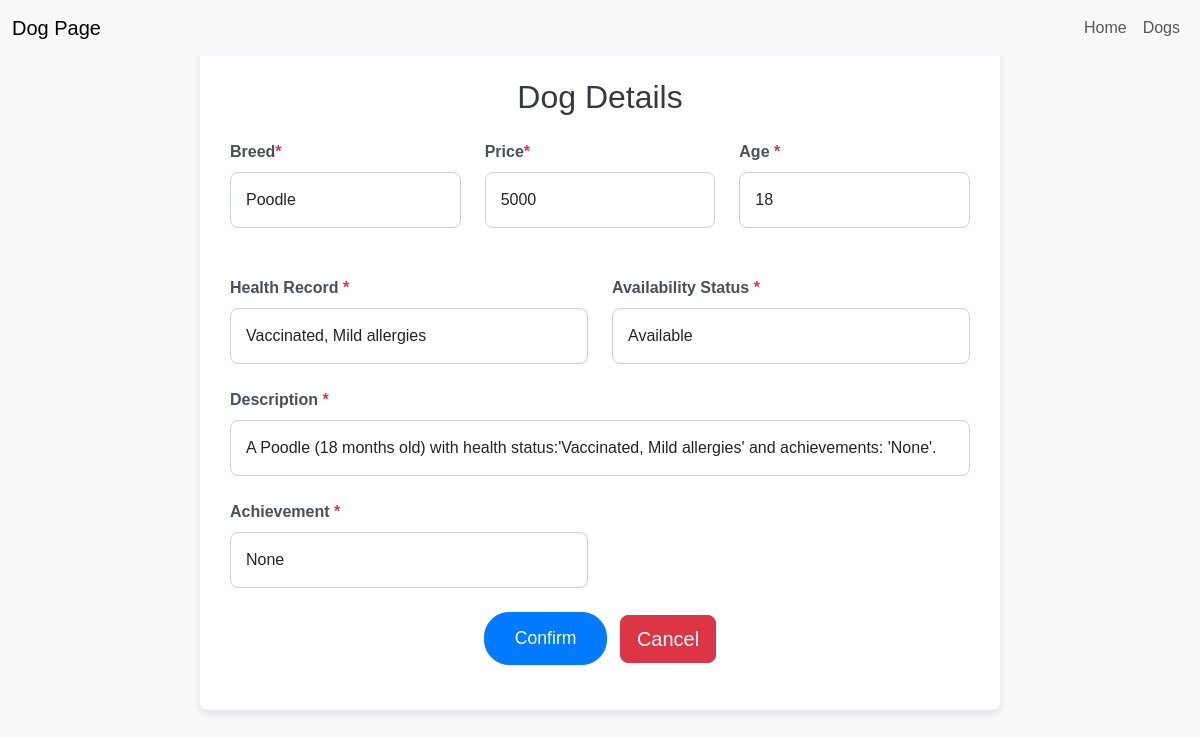
The app's page /edit_dog/2 with its own data.
### app.py (models this page shows)
class Pet(db.Model):
    __tablename__ = 'pet'
    pet_id = db.Column(db.Integer, primary_key=True)
    breed = db.Column(db.String(50), nullable=False)
    age_months = db.Column(db.Integer, nullable=False)
    health_records = db.Column(db.String(200))
    price = db.Column(db.Numeric, nullable=False)
    availability_status = db.Column(db.String(20))
    achivement = db.Column(db.String(200))
    image = db.Column(db.String(255))
    description = db.Column(db.String(200))

### app.py (the view, shortened to what this page needs)
@app.route('/edit_dog/<int:pet_id>', methods=['POST', 'GET'])
def edit_dog(pet_id):
    pet = db.session.query(Pet).filter_by(pet_id=pet_id).first()
    if not pet:
        flash("Pet not found", "error")
        return redirect(url_for('admin'))
    return render_template('edit_dog.html',pet=pet)

### app.py (called while the page is built)
@app.before_request
def ensure_fresh_session():
    if not session.get('initialized'):
        session.clear()
        session['initialized'] = True

### templates/edit_dog.html (shortened to what this page needs)
<!DOCTYPE html>
<html lang="en">
<head>
  <link href="https://cdn.jsdelivr.net/npm/bootstrap@5.3.3/dist/css/bootstrap.min.css" rel="stylesheet">
</head>
<body>
    <nav class="navbar navbar-expand-lg navbar-light bg-light fixed-top">
        <div class="container-fluid">
            <span class="navbar-brand mb-0 h1">Dog Page</span>
            <div class="collapse navbar-collapse" id="navbarNav">
                <ul class="navbar-nav ms-auto">
                    <li class="nav-item">
                        <a class="nav-link" href="#"> Home</a>
                    </li>
                    <li class="nav-item">
                        <a class="nav-link" href="{{ url_for('home') }}">Dogs</a>
                    </li>
                </ul>
            </div>
        </div>
    </nav>
  <div class="container mt-5">
    <h1 class="text-center mb-4">Dog Details</h1>
    <form action="{{ url_for('edit_dog', pet_id=pet.pet_id) }}" method="POST" class="mt-4">
      <div class="row g-4">
        <div class="col-md-4">
          <label for="breed" class="form-label">Breed<span class="text-danger">*</span></label>
          <input type="text" class="form-control" id="breed" name="breed" value="{{ pet.breed }}" required>
        </div>
        <div class="col-md-4">
            <label for="price" class="form-label">Price<span class="text-danger">*</span></label>
            <input type="text" class="form-control" id="price" name="price" value="{{ pet.price | round(0) }}" required>
        </div>
        <div class="col-md-4">
          <label for="age" class="form-label">Age <span class="text-danger">*</span></label>
          <input type="text" class="form-control" id="age" name="age" value="{{pet.age_months}}" required>
        </div>
        <div class="col-md-6">
          <label for="Health_Record" class="form-label">Health Record <span class="text-danger">*</span></label>
          <input type="Health_Record" class="form-control" id="Health_Record" name="Health_Record" value="{{pet.health_records}}" required>
        </div>
        <div class="col-md-6">
          <label for="Availability" class="form-label">Availability Status <span class="text-danger">*</span></label>
          <input type="text" class="form-control" id="Availability" name="Availability" value="{{pet.availability_status}}" required>
        </div>
        <div class="col-12">
          <label for="description" class="form-label">Description <span class="text-danger">*</span></label>
          <input type="description" class="form-control" id="description" name="description" value="{{pet.description}}" required>
          </div>
        <div class="col-md-6">
          <label for="achivement" class="form-label">Achievement <span class="text-danger">*</span></label>
          <input type="achivement" class="form-control" id="achivement" name="achivement" value="{{pet.achivement}}" required>
        </div>
        <div class="col-12 text-center">
          <button type="submit" class="btn btn-primary btn-lg">Confirm</button>
          <a href="{{ url_for('admin') }}" class="btn btn-danger btn-lg ms-2">Cancel</a>
        </div>
      </div>
    </form>
  </div>
</body>
</html>

### templates/edit_dog.html (style rules this page uses)
body { background-color: #f8f9fa; font-family: 'Arial', sans-serif; }
.container { max-width: 800px; background-color: #ffffff; padding: 30px; border-radius: 8px; box-shadow: 0 4px 8px rgba(0, 0, 0, 0.1); }
h1 { font-size: 2rem; color: #343a40; }
.form-label { font-weight: bold; color: #495057; }
.btn-primary { background-color: #007bff; border-color: #007bff; padding: 12px 30px; font-size: 1.1rem; border-radius: 25px; }
.form-control, textarea { border-radius: 8px; box-shadow: none; border-color: #ced4da; padding: 15px; }
.row { margin-bottom: 15px; }

### records on screen
Pet: breed "Poodle", price "5000", age "18", Health_Record "Vaccinated, Mild allergies", Availability "Available", description "A Poodle (18 months old) with health status:'Vaccinated, Mild allergies' and achievements: 'None'.", achivement "None"
